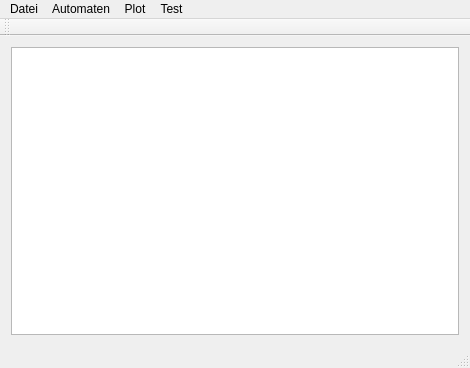
<?xml version="1.0" encoding="UTF-8"?>
<ui version="4.0">
 <class>MainWindow</class>
 <widget class="QMainWindow" name="MainWindow">
  <property name="geometry">
   <rect>
    <x>0</x>
    <y>0</y>
    <width>470</width>
    <height>368</height>
   </rect>
  </property>
  <property name="windowTitle">
   <string>MainWindow</string>
  </property>
  <widget class="QWidget" name="centralWidget">
   <layout class="QGridLayout" name="gridLayout">
    <item row="0" column="0">
     <widget class="QGraphicsView" name="graphicsView"/>
    </item>
   </layout>
  </widget>
  <widget class="QToolBar" name="mainToolBar">
   <attribute name="toolBarArea">
    <enum>TopToolBarArea</enum>
   </attribute>
   <attribute name="toolBarBreak">
    <bool>false</bool>
   </attribute>
  </widget>
  <widget class="QStatusBar" name="statusBar"/>
  <widget class="QMenuBar" name="menuBar">
   <property name="geometry">
    <rect>
     <x>0</x>
     <y>0</y>
     <width>470</width>
     <height>22</height>
    </rect>
   </property>
   <widget class="QMenu" name="menuDatei">
    <property name="title">
     <string>Datei</string>
    </property>
   </widget>
   <widget class="QMenu" name="menuAutomaten">
    <property name="title">
     <string>Automaten</string>
    </property>
    <widget class="QMenu" name="menuEine_Dimension">
     <property name="title">
      <string>Eine Dimension</string>
     </property>
     <addaction name="actionECA"/>
    </widget>
    <widget class="QMenu" name="menuZwei_Dimensionen">
     <property name="title">
      <string>Zwei Dimensionen</string>
     </property>
     <addaction name="actionSpiel_des_Lebens"/>
    </widget>
    <addaction name="menuEine_Dimension"/>
    <addaction name="menuZwei_Dimensionen"/>
    <addaction name="separator"/>
    <addaction name="actionEinstellungen"/>
   </widget>
   <widget class="QMenu" name="menuPlot">
    <property name="title">
     <string>Plot</string>
    </property>
    <addaction name="action1_Dichte"/>
    <addaction name="actionAktivit_t"/>
   </widget>
   <widget class="QMenu" name="menuTest">
    <property name="title">
     <string>Test</string>
    </property>
    <addaction name="actionECA1000"/>
    <addaction name="actionSpiel_des_Lebens_2"/>
   </widget>
   <addaction name="menuDatei"/>
   <addaction name="menuAutomaten"/>
   <addaction name="menuPlot"/>
   <addaction name="menuTest"/>
  </widget>
  <action name="actionEinstellungen">
   <property name="text">
    <string>Einstellungen</string>
   </property>
  </action>
  <action name="actionECA">
   <property name="text">
    <string>ECA</string>
   </property>
  </action>
  <action name="action1_Dichte">
   <property name="text">
    <string>1-Dichte</string>
   </property>
  </action>
  <action name="actionAktivit_t">
   <property name="text">
    <string>Aktivität</string>
   </property>
  </action>
  <action name="actionECA1000">
   <property name="text">
    <string>ECA1000</string>
   </property>
  </action>
  <action name="actionSpiel_des_Lebens">
   <property name="text">
    <string>Spiel des Lebens</string>
   </property>
  </action>
  <action name="actionSpiel_des_Lebens_2">
   <property name="text">
    <string>Spiel des Lebens</string>
   </property>
  </action>
 </widget>
 <layoutdefault spacing="6" margin="11"/>
 <resources/>
 <connections/>
</ui>
